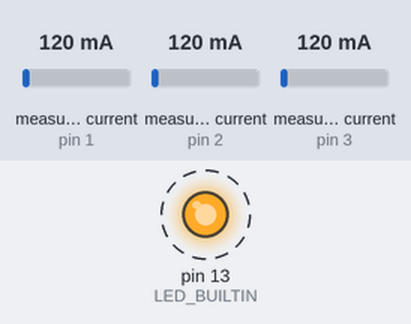
Recording of a sketch running on a simulated Arduino Uno, built with avr-gcc and run on an emulated ATmega328P. Parts: output pins drawn as LEDs (lit = HIGH). Dashed ring = blinking. The test bench sets the inputs (shaded band); at power-on: measured current (sensors on pin 1, pin 2, pin 3) 120 mA. What the sketch prints to the serial monitor is not drawn.

Above: at 0.2 s.
Timing chart, 0 to 3.5 s (numbered marks = the images above):
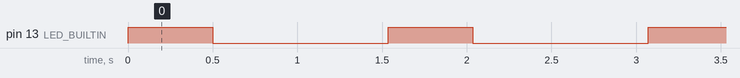

The sketch:

Curr3Phase_BTa.ino
```cpp
#include "EmonLib.h"
#include <SoftwareSerial.h>
SoftwareSerial hc06(2,3);
// Include Emon Library
EnergyMonitor emon1;
EnergyMonitor emon2;
EnergyMonitor emon3;
// Create an instance
// int led = 8;
void setup()
{
  pinMode(LED_BUILTIN, OUTPUT);
//  pinMode(led, OUTPUT);
  Serial.begin(9600);
  hc06.begin(9600);

  emon1.current(1, 111.1);             // Current: input pin, calibration.
  emon2.current(2, 111.1);             // Current: input pin, calibration.
  emon3.current(3, 111.1);             // Current: input pin, calibration.
  Serial.println("Starting recording, ");
}

void loop()
{

digitalWrite(LED_BUILTIN, HIGH);   // turn the LED on (HIGH is the voltage level)
delay(500);                       // wait for a second
digitalWrite(LED_BUILTIN, LOW);    // turn the LED off by making the voltage LOW
delay(500);                       // wait for a second
double Irms = emon1.calcIrms(1480);  // Calculate Irms only
double Irms2 = emon2.calcIrms(1480);  // Calculate Irms only
double Irms3 = emon3.calcIrms(1480);  // Calculate Irms only
Irms = Irms / 2.0;
Irms2 = Irms2 / 2.0;
Irms3 = Irms3 / 2.0;

if ( (Irms > 1.9) || (Irms2 > 1.9) || (Irms3 > 1.9))
{
  Serial.print("P1(A), ");
  Serial.print(Irms);             // Irms

  Serial.print(",P2(A), ");
  Serial.print(Irms2);             // Irms

  Serial.print(",P3(A), ");
  Serial.println(Irms3);             // Irms

  hc06.print("P1(A), ");
  hc06.print(Irms);             // Irms

  hc06.print(",P2(A), ");
  hc06.print(Irms2);             // Irms

  hc06.print(",P3(A), ");
  hc06.println(Irms3);             // Irms
}

}
```

Measured:
- by itself, pin 13 (LED_BUILTIN): alternates HIGH for 0.50 s and LOW for 1.0 s
